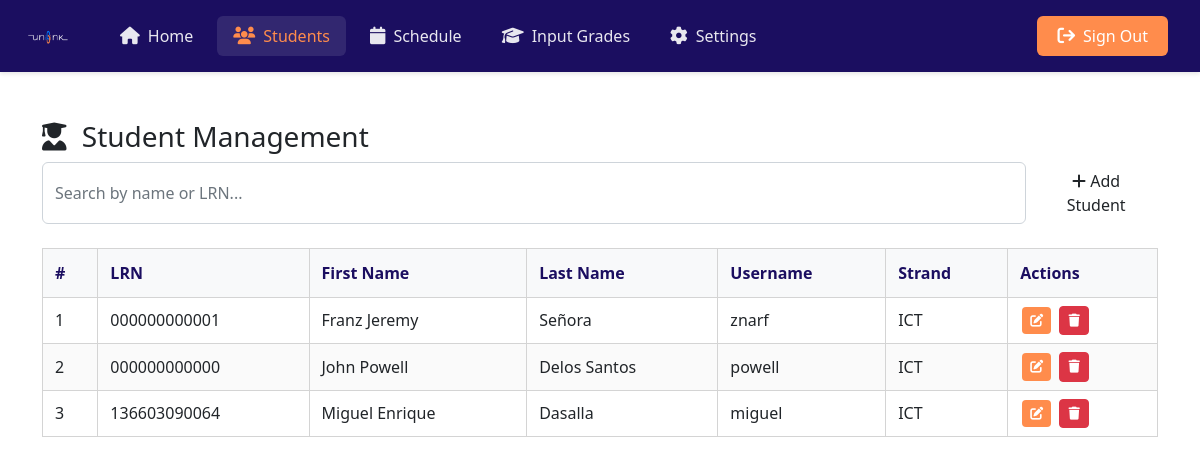
The page /admin/student.php (signed in) on the database its author committed.
### tables this page shows
CREATE TABLE `students` (
  `student_id` int(12) NOT NULL,
  `lrn` varchar(12) DEFAULT NULL,
  `username` varchar(127) NOT NULL,
  `password` varchar(255) NOT NULL,
  `fname` varchar(127) NOT NULL,
  `lname` varchar(255) NOT NULL,
  `section` int(11) NOT NULL,
  `address` varchar(31) NOT NULL,
  `gender` varchar(7) NOT NULL,
  `email_address` varchar(255) NOT NULL,
  `date_of_birth` date NOT NULL,
  `date_of_joined` timestamp NULL DEFAULT current_timestamp(),
  `parent_fname` varchar(127) NOT NULL,
  `parent_lname` varchar(127) NOT NULL,
  `parent_phone_number` varchar(31) NOT NULL,
  `intake` varchar(30) DEFAULT NULL,
  `department` varchar(100) DEFAULT NULL,
  `semester` varchar(100) DEFAULT NULL,
  `year` varchar(100) DEFAULT NULL
);

### admin/data/student.php (called while the page is built, shortened)
<?php
function getAllStudents($conn)
{
  $sql = "SELECT s.*, st.strand_name as strands,
           COALESCE(s.lrn, LPAD(CAST(s.student_id AS CHAR), 12, '0')) as formatted_lrn
           FROM students s
           LEFT JOIN strands st ON s.department = st.strand_code
           ORDER BY s.student_id DESC";
  $stmt = $conn->prepare($sql);
  $stmt->execute();
  if ($stmt->rowCount() >= 1) {
    $students = $stmt->fetchAll();
    return $students;
  } else {
    return 0;
  }
}

### admin/student.php (the view, shortened to what this page needs)
<?php
if (isset($_SESSION['admin_id']) && isset($_SESSION['role'])) {
  if ($_SESSION['role'] == 'Admin') {
    include "../DB_connection.php";
    include "data/student.php";
    $students = getAllStudents($conn);
?>
    <!DOCTYPE html>
    <html lang="en">
    <head>
      <link rel="stylesheet" href="https://cdn.jsdelivr.net/npm/bootstrap@5.2.0/dist/css/bootstrap.min.css">
      <link rel="stylesheet" href="https://cdnjs.cloudflare.com/ajax/libs/font-awesome/6.1.1/css/all.min.css">
      <?php include "inc/header.php"; ?>
    <body>
      <?php
      include "inc/navbar.php";
      if ($students != 0) {
      ?>
        <div class="container mt-5">
          <div class="student-container">
            <div class="student-header">
              <h3 class="student-title">
                <i class="fas fa-user-graduate me-2"></i>
                Student Management
              </h3>
              <div class="d-flex gap-2">
                <input type="text"
                  class="form-control"
                  id="searchInput"
                  placeholder="Search by name or LRN...">
                <a href="student-add.php" class="btn btn-add-student">
                  <i class="fas fa-plus"></i> Add Student
                </a>
              </div>
            </div>
            <div class="table-responsive mt-4">
              <table class="table student-table">
                <thead>
                  <tr>
                    <th>#</th>
                    <th>LRN</th>
                    <th>First Name</th>
                    <th>Last Name</th>
                    <th>Username</th>
                    <th>Strand</th>
                    <th>Actions</th>
                  </tr>
                </thead>
                <tbody>
                  <?php
                  $i = 1;
                  foreach ($students as $student) {
                    $lrn = !empty($student['lrn']) ? $student['lrn'] : str_pad($student['student_id'], 12, '0', STR_PAD_LEFT);
                  ?>
                    <tr>
                      <td><?= $i ?></td>
                      <td><?= htmlspecialchars($lrn) ?></td>
                      <td><?= htmlspecialchars($student['fname']) ?></td>
                      <td><?= htmlspecialchars($student['lname']) ?></td>
                      <td><?= htmlspecialchars($student['username']) ?></td>
                      <td><?= htmlspecialchars($student['department']) ?></td>
                      <td>
                        <div class="action-buttons">
                          <a href="student-edit.php?student_id=<?= $student['student_id'] ?>" class="btn btn-sm btn-warning">
                            <i class="fas fa-edit"></i>
                          </a>
                          <a href="student-delete.php?id=<?= $student['student_id'] ?>" class="btn btn-sm btn-danger">
                            <i class="fas fa-trash"></i>
                          </a>
                        </div>
                      </td>
                    </tr>
                  <?php
                    $i++;
                  }
                } else { ?>
                  <tr>
                    <td colspan="8" class="text-center">No students found</td>
                  </tr>
                <?php } ?>
                </tbody>
              </table>
            </div>
          </div>
        </div>
    </body>
    </html>
<?php
  } else {
    header("Location: ../login.php");
    exit;
  }
} else {
  header("Location: ../login.php");
  exit;
}
?>

### admin/inc/header.php (shortened to what this page needs)
<!DOCTYPE html>
<html lang="en">
<head>
    <link rel="stylesheet" href="https://cdn.jsdelivr.net/npm/bootstrap@5.2.0/dist/css/bootstrap.min.css">
    <link rel="stylesheet" href="../css/style.css">
</head>

### admin/inc/navbar.php (shortened to what this page needs)
<?php
$current_page = basename($_SERVER['PHP_SELF']);
?>
<nav class="navbar navbar-expand-lg">
    <div class="container-fluid">
        <a class="navbar-brand" href="index.php">
            <img src="../unilink_logo.png" alt="UNILINK logo">
        </a>
        <div class="collapse navbar-collapse" id="navbarSupportedContent">
            <ul class="navbar-nav me-auto mb-2 mb-lg-0" id="navLinks">
                <li class="nav-item">
                    <a class="nav-link <?= $current_page === 'index.php' ? 'active' : '' ?>" href="index.php">
                        <i class="fa fa-home"></i> Home
                    </a>
                </li>
                <li class="nav-item">
                    <a class="nav-link <?= $current_page === 'student.php' ? 'active' : '' ?>" href="student.php">
                        <i class="fa fa-users"></i> Students
                    </a>
                </li>
                <li class="nav-item">
                    <a class="nav-link <?= $current_page === 'schedule.php' ? 'active' : '' ?>" href="schedule.php">
                        <i class="fa fa-calendar"></i> Schedule
                    </a>
                </li>
                <li class="nav-item">
                    <a class="nav-link <?= $current_page === 'input_grades.php' ? 'active' : '' ?>" href="input_grades.php">
                        <i class="fa fa-graduation-cap"></i> Input Grades
                    </a>
                </li>
                <li class="nav-item">
                    <a class="nav-link <?= $current_page === 'settings.php' ? 'active' : '' ?>" href="settings.php">
                        <i class="fa fa-cog"></i> Settings
                    </a>
                </li>
            </ul>
            <ul class="navbar-nav">
                <li class="nav-item">
                    <a class="nav-link sign-out-btn" href="../other.php">
                        <i class="fa fa-sign-out"></i> Sign Out
                    </a>
                </li>
            </ul>
        </div>
    </div>
</nav>

### admin/student.php (style rules this page uses)
.table { margin-bottom: 0; background: white; border-collapse: collapse; }
.table thead th { background: #f8f9fa; color: #1B0E60; font-weight: 600; border: 1px solid #d4d4d4; padding: 12px; position: sticky; top: 0; z-index: 1; white-space: nowrap; }
.table tbody td { padding: 8px 12px; border: 1px solid #d4d4d4; vertical-align: middle; background: white; }
.table tbody tr:nth-child(even) td { background-color: #fafafa; }
.action-buttons .btn { padding: 4px 8px; font-size: 13px; margin: 0 2px; }
.btn-warning { background: #FF8C4C; border: none; color: white; }

### admin/inc/navbar.php (style rules this page uses)
.navbar { background-color: #1B0E60 !important; padding: 1rem; box-shadow: 0 2px 4px rgba(0, 0, 0, 0.1); }
.navbar-brand { padding: 0; margin-right: 2rem; }
.navbar-brand img { width: 40px; height: auto; transition: transform 0.3s ease; }
.nav-link { color: rgba(255, 255, 255, 0.9) !important; padding: 0.5rem 1rem !important; margin: 0 0.25rem; border-radius: 6px; transition: all 0.3s ease; position: relative; display: flex; align-items: center; gap: 0.5rem; }
.nav-link i { font-size: 1.1rem; }
.nav-link.active { color: #FF8C4C !important; background: rgba(255, 255, 255, 0.1); }
.sign-out-btn { background: #FF8C4C; color: white !important; padding: 0.5rem 1.25rem !important; border-radius: 6px; transition: all 0.3s ease; display: flex; align-items: center; gap: 0.5rem; }

### rows shown on the page
students: lrn "000000000001", fname "Franz Jeremy", lname "Señora", username "znarf", department "ICT"
students: lrn "000000000000", fname "John Powell", lname "Delos Santos", username "powell", department "ICT"
students: lrn "136603090064", fname "Miguel Enrique", lname "Dasalla", username "miguel", department "ICT"
